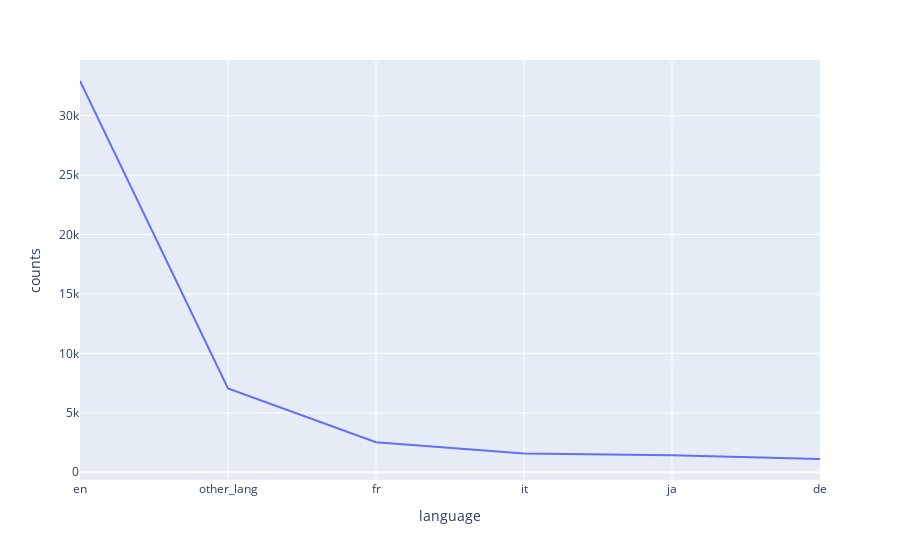

The notebook cell saved with this chart:
### Code cell
language_counts2 = pd.DataFrame(data2.language.value_counts())
language_counts2 = language_counts2.reset_index()
language_counts2.columns = ["language", "counts"]
fig = px.line(language_counts2, x="language", y="counts")
fig.show()

### Figure 1 — Plotly figure (JSON) as saved in the notebook; plotly's stock layout.template omitted (floating-point values rounded to 4 significant figures)
{"data": [{"hovertemplate": "language=%{x}<br>counts=%{y}<extra></extra>", "legendgroup": "", "line": {"color": "#636efa", "dash": "solid"}, "marker": {"symbol": "circle"}, "mode": "lines", "name": "", "orientation": "v", "showlegend": false, "type": "scatter", "x": ["en", "other_lang", "fr", "it", "ja", "de"], "xaxis": "x", "y": [32921, 7058, 2523, 1565, 1418, 1111], "yaxis": "y"}], "layout": {"legend": {"tracegroupgap": 0}, "margin": {"t": 60}, "xaxis": {"anchor": "y", "domain": [0, 1], "title": {"text": "language"}}, "yaxis": {"anchor": "x", "domain": [0, 1], "title": {"text": "counts"}}}}
